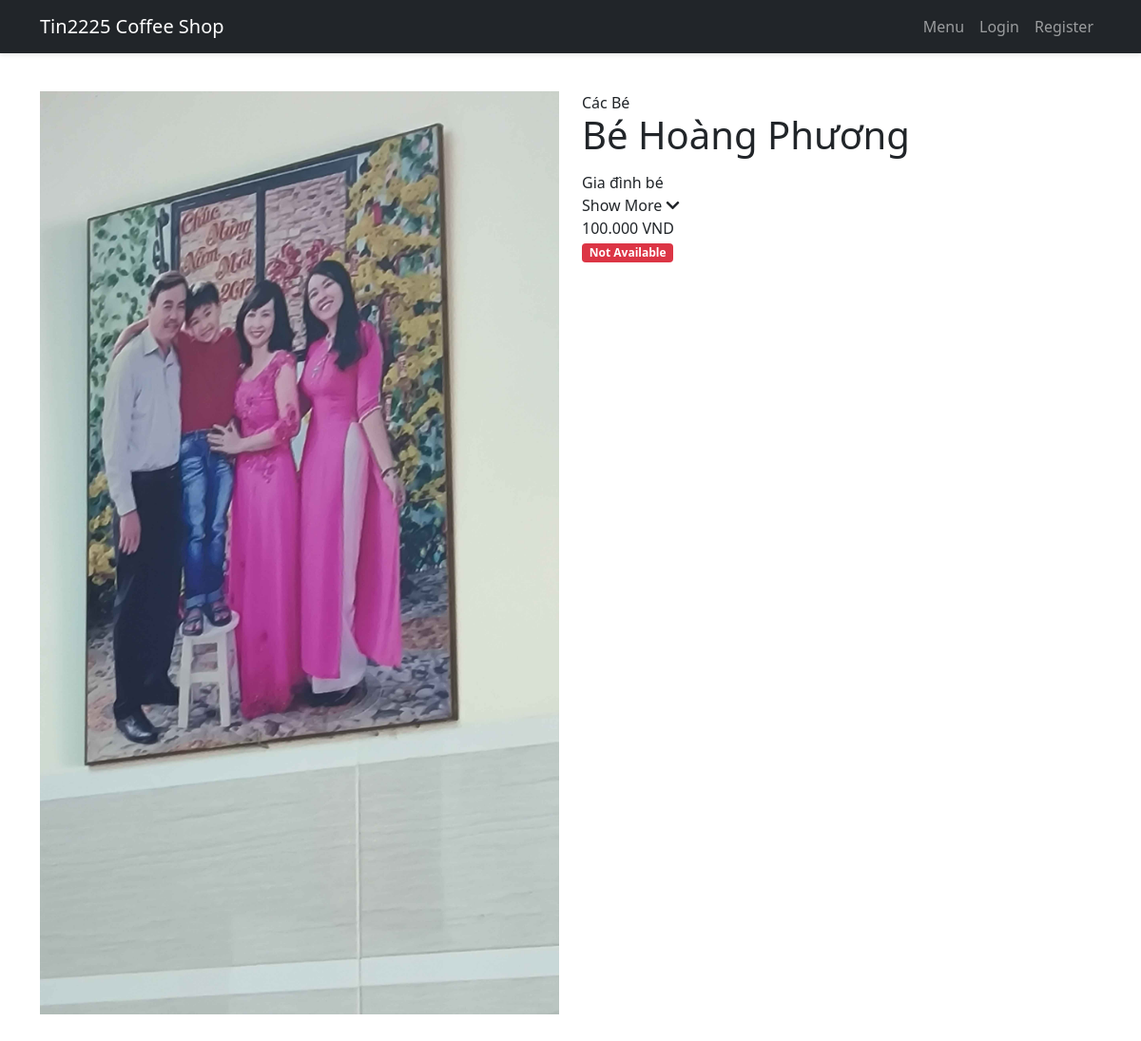
The page /menu/1/ on the database as committed earlier.
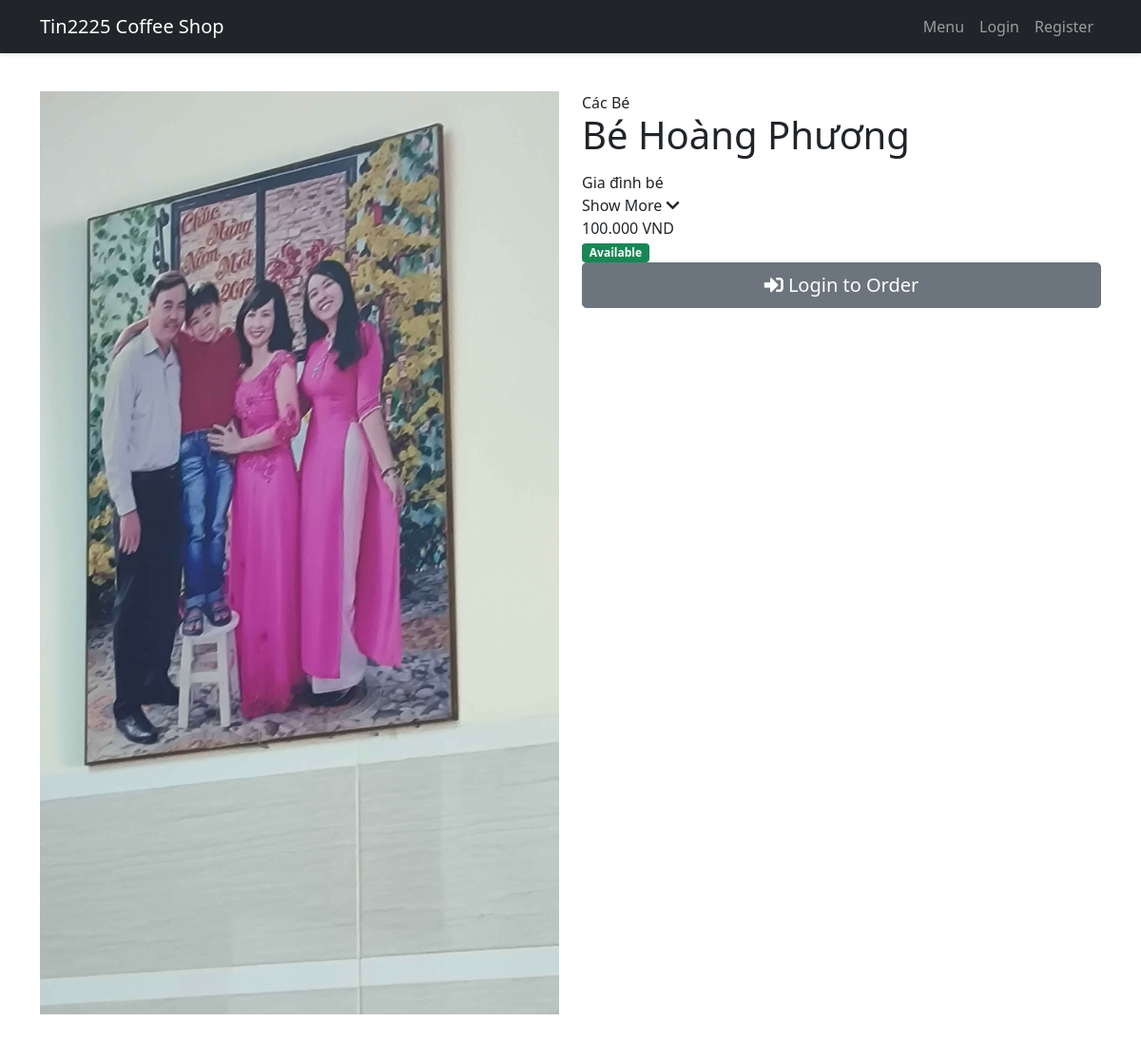
The same page on the database as committed later.
### users/views.py (the view)
# urls.py: path('menu/<int:pk>/', user_views.menu_detail, name='menu-detail'),
def menu_detail(request, pk):
    item = get_object_or_404(MenuItem, pk=pk)
    formatted_price = intcomma(item.price).replace(",", ".")
    related_items = MenuItem.objects.filter(
        category=item.category,
        is_available=True
    ).exclude(id=pk)[:4]
    return render(request, 'users/menu_detail.html', {
        'item': item,
        'formatted_price': formatted_price,
        'related_items': related_items
    })

### users/context_processors.py (called while the page is built)
def cart_item_count(request):
    if request.user.is_authenticated:
        cart_items = CartItem.objects.filter(user=request.user)
        return {'cart_items': cart_items}
    return {'cart_items': []}

### templates/users/menu_detail.html (shortened to what this page needs)
{% extends "base.html" %}
{% load humanize %}
{% block content %}
<div class="container py-4">
    <section class="product-detail-section mb-5">
    <div class="row">
        <div class="col-md-6">
            {% if item.image %}
            <img src="{{ item.image.url }}" class="product-image img-fluid" alt="{{ item.name }}">
            {% endif %}
        </div>
        <div class="col-md-6">
            <div class="product-info">
                <span class="category-badge">{{ item.category }}</span>
                <h1 class="mb-3">{{ item.name }}</h1>
                <div class="description-text" id="description">
                    {{ item.description }}
                </div>
                <div class="description-toggle" onclick="toggleDescription()">
                    <span id="toggle-text">Show More</span>
                    <i class="fas fa-chevron-down" id="toggle-icon"></i>
                </div>
                <p class="price-tag">{{ formatted_price }} VND</p>
                {% if item.is_available %}
                    <span class="badge bg-success availability-badge">Available</span>
                    {% if user.is_authenticated %}
                        <div class="d-grid gap-2">
                            <a href="{% url 'cart-add' item.id %}" class="btn btn-success btn-lg">
                                <i class="fas fa-shopping-cart"></i> Add to Cart
                            </a>
                            <a href="{% url 'cart-view' %}" class="btn btn-outline-primary">
                                <i class="fas fa-shopping-basket"></i> View Cart
                            </a>
                        </div>
                    {% else %}
                        <div class="d-grid gap-2">
                            <a href="{% url 'login' %}" class="btn btn-secondary btn-lg">
                                <i class="fas fa-sign-in-alt"></i> Login to Order
                            </a>
                        </div>
                    {% endif %}
                {% else %}
                    <span class="badge bg-danger availability-badge">Not Available</span>
                {% endif %}
            </div>
        </div>
    </div>
    </section>
</div>
{% endblock %}

Rows that differ between the two databases and show on the page:
changed MenuItem "Bé Hoàng Phương": is_available False → True (drawn)
Other text that changed with them:
text no longer shown: "Not Available"
text now shown: "Available Login to Order"
